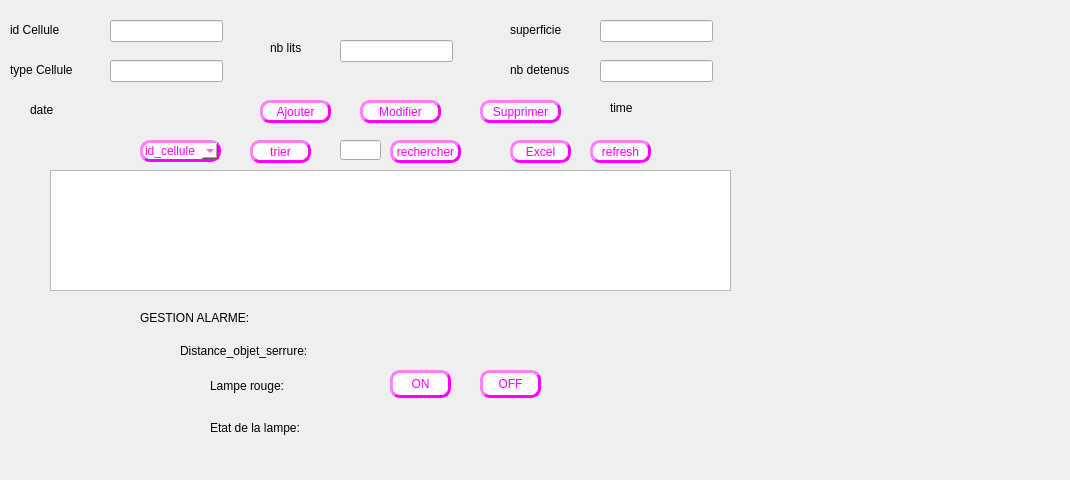
     <widget class="QWidget" name="tab_16">
      <attribute name="title">
       <string>Cellule</string>
      </attribute>
      <widget class="QLabel" name="label_57">
       <property name="geometry">
        <rect>
         <x>10</x>
         <y>20</y>
         <width>81</width>
         <height>20</height>
        </rect>
       </property>
       <property name="text">
        <string>id Cellule</string>
       </property>
      </widget>
      <widget class="QLineEdit" name="le_nb_lits">
       <property name="geometry">
        <rect>
         <x>340</x>
         <y>40</y>
         <width>113</width>
         <height>22</height>
        </rect>
       </property>
      </widget>
      <widget class="QTableView" name="tab_cellule">
       <property name="geometry">
        <rect>
         <x>50</x>
         <y>170</y>
         <width>681</width>
         <height>121</height>
        </rect>
       </property>
      </widget>
      <widget class="QLineEdit" name="le_type_cellule">
       <property name="geometry">
        <rect>
         <x>110</x>
         <y>60</y>
         <width>113</width>
         <height>22</height>
        </rect>
       </property>
      </widget>
      <widget class="QPushButton" name="pb_supprimer_cellule">
       <property name="geometry">
        <rect>
         <x>480</x>
         <y>100</y>
         <width>81</width>
         <height>23</height>
        </rect>
       </property>
       <property name="styleSheet">
        <string notr="true">background-color:white; 
color: rgb(255, 0, 255);
border-style:outset ; 
border-width:3px ; 
border-radius:10px;</string>
       </property>
       <property name="text">
        <string>Supprimer</string>
       </property>
      </widget>
      <widget class="QLabel" name="label_58">
       <property name="geometry">
        <rect>
         <x>10</x>
         <y>60</y>
         <width>91</width>
         <height>20</height>
        </rect>
       </property>
       <property name="text">
        <string>type Cellule</string>
       </property>
      </widget>
      <widget class="QLabel" name="label_59">
       <property name="geometry">
        <rect>
         <x>270</x>
         <y>40</y>
         <width>55</width>
         <height>16</height>
        </rect>
       </property>
       <property name="text">
        <string>nb lits</string>
       </property>
      </widget>
      <widget class="QLineEdit" name="le_id_cel">
       <property name="geometry">
        <rect>
         <x>110</x>
         <y>20</y>
         <width>113</width>
         <height>22</height>
        </rect>
       </property>
      </widget>
      <widget class="QPushButton" name="modifier_cellule">
       <property name="geometry">
        <rect>
         <x>360</x>
         <y>100</y>
         <width>81</width>
         <height>23</height>
        </rect>
       </property>
       <property name="styleSheet">
        <string notr="true">background-color:white; 
color: rgb(255, 0, 255);
border-style:outset ; 
border-width:3px ; 
border-radius:10px;</string>
       </property>
       <property name="text">
        <string>Modifier</string>
       </property>
      </widget>
      <widget class="QPushButton" name="pb_trier_cellule">
       <property name="geometry">
        <rect>
         <x>250</x>
         <y>140</y>
         <width>61</width>
         <height>23</height>
        </rect>
       </property>
       <property name="styleSheet">
        <string notr="true">background-color:white; 
color: rgb(255, 0, 255);
border-style:outset ; 
border-width:3px ; 
border-radius:10px;</string>
       </property>
       <property name="text">
        <string>trier</string>
       </property>
      </widget>
      <widget class="QPushButton" name="pb_rechercher_cellule">
       <property name="geometry">
        <rect>
         <x>390</x>
         <y>140</y>
         <width>71</width>
         <height>23</height>
        </rect>
       </property>
       <property name="styleSheet">
        <string notr="true">background-color:white; 
color: rgb(255, 0, 255);
border-style:outset ; 
border-width:3px ; 
border-radius:10px;</string>
       </property>
       <property name="text">
        <string>rechercher</string>
       </property>
      </widget>
      <widget class="QLineEdit" name="recher_cellule">
       <property name="geometry">
        <rect>
         <x>340</x>
         <y>140</y>
         <width>41</width>
         <height>20</height>
        </rect>
       </property>
      </widget>
      <widget class="QComboBox" name="comboBox_cellule">
       <property name="geometry">
        <rect>
         <x>140</x>
         <y>140</y>
         <width>81</width>
         <height>22</height>
        </rect>
       </property>
       <property name="styleSheet">
        <string notr="true">background-color:white; 
border-color: rgb(255, 0, 255);
color: rgb(255, 0, 255);
border-style:outset ; 
border-width:3px ; 
border-radius:10px;
</string>
       </property>
       <item>
        <property name="text">
         <string>id_cellule</string>
        </property>
       </item>
       <item>
        <property name="text">
         <string>nb_detenus</string>
        </property>
       </item>
       <item>
        <property name="text">
         <string>nb_lits</string>
        </property>
       </item>
      </widget>
      <widget class="QPushButton" name="refresh_c">
       <property name="geometry">
        <rect>
         <x>590</x>
         <y>140</y>
         <width>61</width>
         <height>23</height>
        </rect>
       </property>
       <property name="styleSheet">
        <string notr="true">background-color:white; 
color: rgb(255, 0, 255);
border-style:outset ; 
border-width:3px ; 
border-radius:10px;</string>
       </property>
       <property name="text">
        <string>refresh</string>
       </property>
      </widget>
      <widget class="QPushButton" name="excel">
       <property name="geometry">
        <rect>
         <x>510</x>
         <y>140</y>
         <width>61</width>
         <height>23</height>
        </rect>
       </property>
       <property name="styleSheet">
        <string notr="true">background-color:white; 
color: rgb(255, 0, 255);
border-style:outset ; 
border-width:3px ; 
border-radius:10px;</string>
       </property>
       <property name="text">
        <string>Excel</string>
       </property>
      </widget>
      <widget class="QPushButton" name="pb_ajouter_cellule">
       <property name="geometry">
        <rect>
         <x>260</x>
         <y>100</y>
         <width>71</width>
         <height>23</height>
        </rect>
       </property>
       <property name="styleSheet">
        <string notr="true">background-color:white; 
color: rgb(255, 0, 255);
border-style:outset ; 
border-width:3px ; 
border-radius:10px;</string>
       </property>
       <property name="text">
        <string>Ajouter</string>
       </property>
      </widget>
      <widget class="QLineEdit" name="la_superficie">
       <property name="geometry">
        <rect>
         <x>600</x>
         <y>20</y>
         <width>113</width>
         <height>22</height>
        </rect>
       </property>
      </widget>
      <widget class="QLabel" name="label_60">
       <property name="geometry">
        <rect>
         <x>510</x>
         <y>60</y>
         <width>81</width>
         <height>20</height>
        </rect>
       </property>
       <property name="text">
        <string>nb detenus</string>
       </property>
      </widget>
      <widget class="QLabel" name="label_61">
       <property name="geometry">
        <rect>
         <x>510</x>
         <y>20</y>
         <width>81</width>
         <height>20</height>
        </rect>
       </property>
       <property name="text">
        <string>superficie</string>
       </property>
      </widget>
      <widget class="QLineEdit" name="le_nb_detenus">
       <property name="geometry">
        <rect>
         <x>600</x>
         <y>60</y>
         <width>113</width>
         <height>22</height>
        </rect>
       </property>
      </widget>
      <widget class="QLabel" name="Date_2">
       <property name="geometry">
        <rect>
         <x>30</x>
         <y>100</y>
         <width>131</width>
         <height>20</height>
        </rect>
       </property>
       <property name="text">
        <string>date</string>
       </property>
      </widget>
      <widget class="QLabel" name="digitalclock_2">
       <property name="geometry">
        <rect>
         <x>610</x>
         <y>100</y>
         <width>111</width>
         <height>16</height>
        </rect>
       </property>
       <property name="text">
        <string>time</string>
       </property>
      </widget>
      <widget class="QLabel" name="label_38">
       <property name="geometry">
        <rect>
         <x>-10</x>
         <y>0</y>
         <width>1061</width>
         <height>471</height>
        </rect>
       </property>
       <property name="text">
        <string/>
       </property>
       <property name="pixmap">
        <pixmap>../../Integration/integration/ifinal/ranger-4df6c1b6.png</pixmap>
       </property>
      </widget>
      <widget class="QLabel" name="label_46">
       <property name="geometry">
        <rect>
         <x>140</x>
         <y>310</y>
         <width>191</width>
         <height>16</height>
        </rect>
       </property>
       <property name="text">
        <string>GESTION ALARME:</string>
       </property>
      </widget>
      <widget class="QLabel" name="label_47">
       <property name="geometry">
        <rect>
         <x>180</x>
         <y>340</y>
         <width>191</width>
         <height>21</height>
        </rect>
       </property>
       <property name="text">
        <string>Distance_objet_serrure:</string>
       </property>
      </widget>
      <widget class="QLabel" name="label_48">
       <property name="geometry">
        <rect>
         <x>210</x>
         <y>370</y>
         <width>141</width>
         <height>31</height>
        </rect>
       </property>
       <property name="text">
        <string>Lampe rouge:</string>
       </property>
      </widget>
      <widget class="QLabel" name="label_64">
       <property name="geometry">
        <rect>
         <x>210</x>
         <y>420</y>
         <width>131</width>
         <height>16</height>
        </rect>
       </property>
       <property name="text">
        <string>Etat de la lampe:</string>
       </property>
      </widget>
      <widget class="QPushButton" name="pushButton_on">
       <property name="geometry">
        <rect>
         <x>390</x>
         <y>370</y>
         <width>61</width>
         <height>28</height>
        </rect>
       </property>
       <property name="styleSheet">
        <string notr="true">background-color:white; 
color: rgb(255, 0, 255);
border-style:outset ; 
border-width:3px ; 
border-radius:10px;</string>
       </property>
       <property name="text">
        <string>ON</string>
       </property>
      </widget>
      <widget class="QPushButton" name="pushButton_off">
       <property name="geometry">
        <rect>
         <x>480</x>
         <y>370</y>
         <width>61</width>
         <height>28</height>
        </rect>
       </property>
       <property name="styleSheet">
        <string notr="true">background-color:white; 
color: rgb(255, 0, 255);
border-style:outset ; 
border-width:3px ; 
border-radius:10px;</string>
       </property>
       <property name="text">
        <string>OFF</string>
       </property>
      </widget>
      <widget class="QLabel" name="label_distance">
       <property name="geometry">
        <rect>
         <x>390</x>
         <y>340</y>
         <width>191</width>
         <height>20</height>
        </rect>
       </property>
       <property name="text">
        <string/>
       </property>
      </widget>
      <widget class="QLabel" name="label_lampe">
       <property name="geometry">
        <rect>
         <x>390</x>
         <y>420</y>
         <width>151</width>
         <height>16</height>
        </rect>
       </property>
       <property name="text">
        <string/>
       </property>
      </widget>
      <zorder>label_38</zorder>
      <zorder>label_57</zorder>
      <zorder>le_nb_lits</zorder>
      <zorder>tab_cellule</zorder>
      <zorder>le_type_cellule</zorder>
      <zorder>pb_supprimer_cellule</zorder>
      <zorder>label_58</zorder>
      <zorder>label_59</zorder>
      <zorder>le_id_cel</zorder>
      <zorder>modifier_cellule</zorder>
      <zorder>pb_trier_cellule</zorder>
      <zorder>pb_rechercher_cellule</zorder>
      <zorder>recher_cellule</zorder>
      <zorder>comboBox_cellule</zorder>
      <zorder>refresh_c</zorder>
      <zorder>excel</zorder>
      <zorder>pb_ajouter_cellule</zorder>
      <zorder>la_superficie</zorder>
      <zorder>label_60</zorder>
      <zorder>label_61</zorder>
      <zorder>le_nb_detenus</zorder>
      <zorder>Date_2</zorder>
      <zorder>digitalclock_2</zorder>
      <zorder>label_46</zorder>
      <zorder>label_47</zorder>
      <zorder>label_48</zorder>
      <zorder>label_64</zorder>
      <zorder>pushButton_on</zorder>
      <zorder>pushButton_off</zorder>
      <zorder>label_distance</zorder>
      <zorder>label_lampe</zorder>
     </widget>
